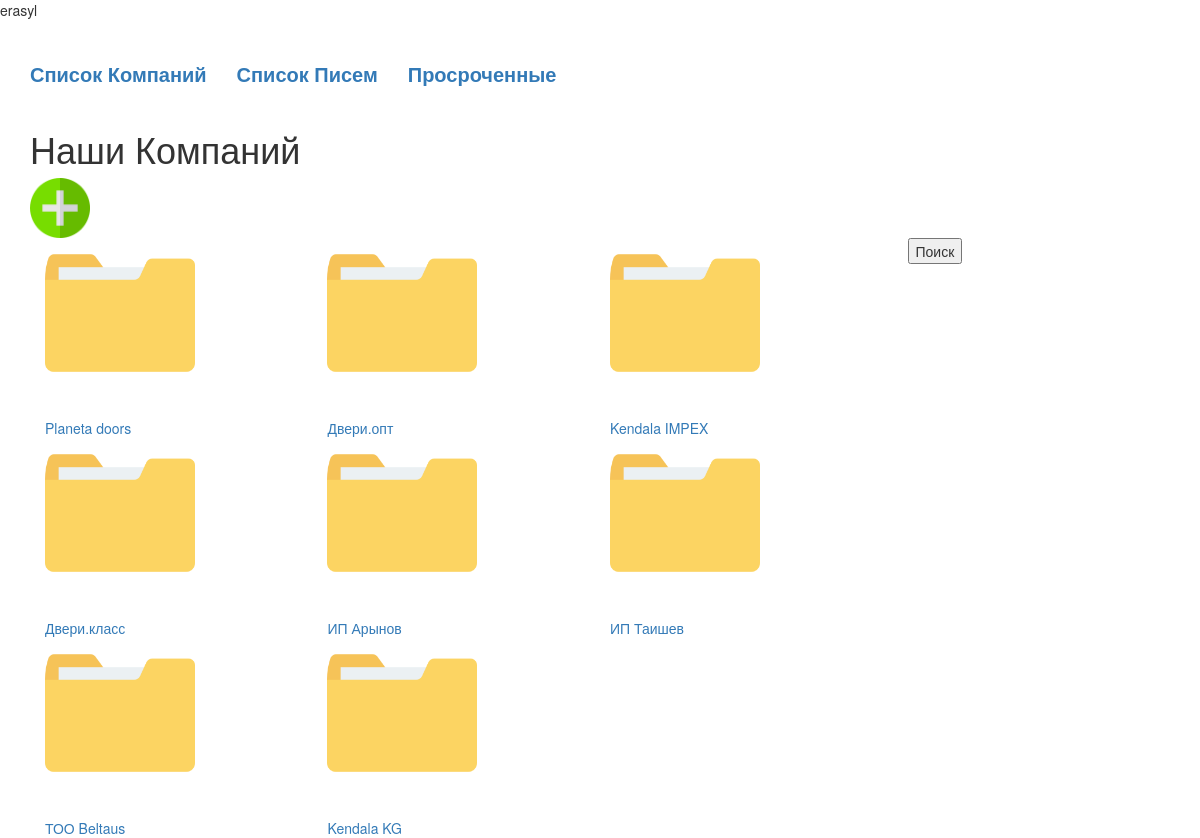
/company_list (signed in), run on the app's committed database.
### blog/models.py (models this page shows)
class OwnCompany(models.Model):
    name = models.CharField('Название Юр. Лица', max_length=200)
    ebin = models.CharField('БИН РК', max_length=14, blank=True)
    def __str__(self):
        return self.name

### blog/views.py (the view)
# urls.py: path('company_list', views.company_list, name='company_list'),
def company_list(request):
    dogovors = Dogovor.objects.order_by('id')
    companys = OwnCompany.objects.order_by('id')
    context = {
        'dogovors': dogovors,
        'companys': companys,
    }
    return render(request, 'blog/company_list.html', context)

### blog/templates/blog/company_list.html (shortened to what this page needs)
{% extends 'blog/base.html' %}
{% block content %}
    <div class="dogovor_list">
        <h1>Наши Компаний</h1>
        <a href="{% url 'admin:blog_dogovor_add' %}"><img class="plus" src="/media/images/plus.png"></a>
        <div class="row">
            <div class="col-md-9">
                {% for company in companys %}
                    <a href="{% url 'entity_list' pk=company.id %}">
                        <div class="col-md-4 folder">
                            <img src="/media/images/folder.png">
                            <div class="name">{{ company }}</div>
                        </div>
                    </a>
                {% endfor %}
            </div>
            <div class="col-md-3">
                <div class="poisk">
                    <form action="{% url 'search_list' %}" method="get">
                        <button type="submit">Поиск</button>
                    </form>
                </div>
            </div>
        </div>
    </div>
{% endblock %}

### blog/templates/blog/base.html (shortened to what this page needs)
{% load static %}
{% if user.is_authenticated %}
    <html>
        <head>
            <link rel="stylesheet" href="//maxcdn.bootstrapcdn.com/bootstrap/3.2.0/css/bootstrap.min.css">
            <link rel="stylesheet" href="//maxcdn.bootstrapcdn.com/bootstrap/3.2.0/css/bootstrap-theme.min.css">
            <link rel="stylesheet" href="/static/css/style.css">
        </head>
        <body>
            {{ user.get_username }}
            {% if user.get_username == 'Law' or user.is_superuser %}
                <div class="container header">
                    <a href="{% url 'company_list' %}"><div>Список Компаний</div></a>
                    <a href="{% url 'mail_list' %}"><div>Список Писем</div></a>
                    <a href="{% url 'expired_list' %}"><div>Просроченные</div></a>
                </div>
            {% endif %}
            <div class="container">
                {% block content %}
                {% endblock %}
            </div>
        </body>
    </html>
{% endif %}

### blog/static/css/style.css (style rules this page uses)
.dogovor_list .folder img { width: 150px; }
.dogovor_list .folder .name { margin-top: 30px; }
.dogovor_list .plus { width: 60px; }
.header { display: flex; margin-top: 40px; margin-bottom: 20px; }
.header div { margin-right: 30px; font-size: 20px; font-weight: bold; }

### data on the page
OwnCompany: name "Planeta doors"
OwnCompany: name "Двери.опт"
OwnCompany: name "Kendala IMPEX"
OwnCompany: name "Двери.класс"
OwnCompany: name "ИП Арынов"
OwnCompany: name "ИП Таишев"
OwnCompany: name "ТОО Beltaus"
OwnCompany: name "Kendala KG"

### other printed values
{{ user.get_username }} "erasyl"
